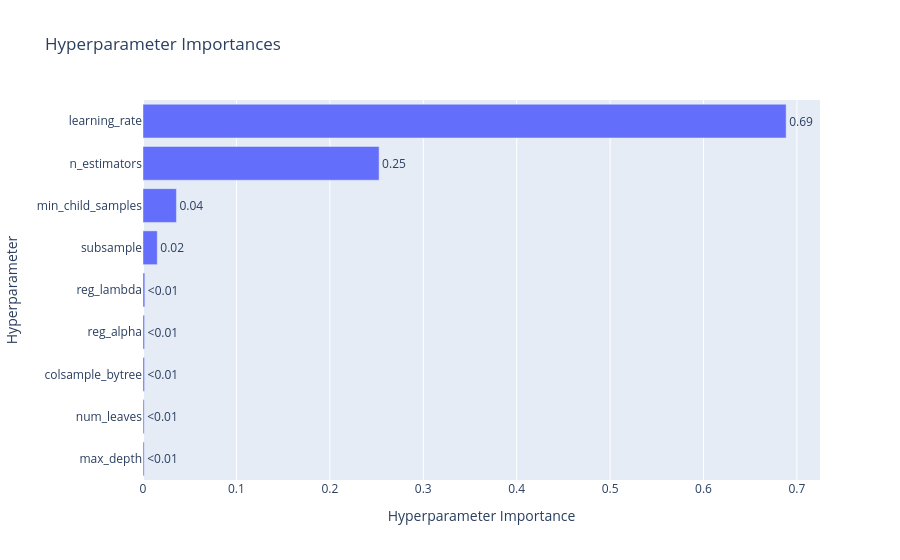

Write notebook code for a chart like this one.
### Code cell
optuna.visualization.plot_param_importances(study)

### Figure 1 — Plotly figure (JSON) as saved in the notebook; plotly's stock layout.template omitted (floating-point values rounded to 4 significant figures)
{"data": [{"cliponaxis": false, "hovertemplate": ["max_depth (IntDistribution): 0.0012589425166137018<extra></extra>", "num_leaves (IntDistribution): 0.0012661115110272811<extra></extra>", "colsample_bytree (FloatDistribution): 0.0016329259217769264<extra></extra>", "reg_alpha (FloatDistribution): 0.0016626411516073101<extra></extra>", "reg_lambda (FloatDistribution): 0.0019326131970137056<extra></extra>", "subsample (FloatDistribution): 0.015280115482433528<extra></extra>", "min_child_samples (IntDistribution): 0.035780369592996616<extra></extra>", "n_estimators (IntDistribution): 0.2527402620393503<extra></extra>", "learning_rate (FloatDistribution): 0.6884460185871806<extra></extra>"], "name": "Objective Value", "orientation": "h", "text": ["<0.01", "<0.01", "<0.01", "<0.01", "<0.01", "0.02", "0.04", "0.25", "0.69"], "textposition": "outside", "type": "bar", "x": [0.001259, 0.001266, 0.001633, 0.001663, 0.001933, 0.01528, 0.03578, 0.2527, 0.6884], "y": ["max_depth", "num_leaves", "colsample_bytree", "reg_alpha", "reg_lambda", "subsample", "min_child_samples", "n_estimators", "learning_rate"]}], "layout": {"title": {"text": "Hyperparameter Importances"}, "xaxis": {"title": {"text": "Hyperparameter Importance"}}, "yaxis": {"title": {"text": "Hyperparameter"}}}}
